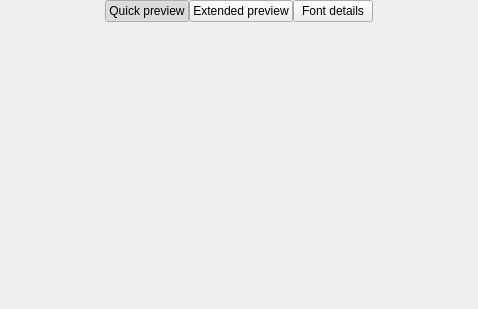
<?xml version="1.0" encoding="UTF-8"?>
<ui version="4.0">
 <class>PreviewTypesView</class>
 <widget class="QWidget" name="PreviewTypesView">
  <property name="geometry">
   <rect>
    <x>0</x>
    <y>0</y>
    <width>478</width>
    <height>309</height>
   </rect>
  </property>
  <property name="windowTitle">
   <string>Form</string>
  </property>
  <layout class="QVBoxLayout" name="verticalLayout">
   <property name="spacing">
    <number>0</number>
   </property>
   <property name="margin">
    <number>0</number>
   </property>
   <item>
    <widget class="QWidget" name="widget" native="true">
     <layout class="QHBoxLayout" name="horizontalLayout">
      <property name="spacing">
       <number>0</number>
      </property>
      <property name="margin">
       <number>0</number>
      </property>
      <item>
       <spacer name="horizontalSpacer">
        <property name="orientation">
         <enum>Qt::Horizontal</enum>
        </property>
        <property name="sizeHint" stdset="0">
         <size>
          <width>40</width>
          <height>20</height>
         </size>
        </property>
       </spacer>
      </item>
      <item>
       <widget class="QPushButton" name="quickPreviewButton">
        <property name="text">
         <string>Quick preview</string>
        </property>
        <property name="checkable">
         <bool>true</bool>
        </property>
        <property name="checked">
         <bool>true</bool>
        </property>
        <property name="autoExclusive">
         <bool>true</bool>
        </property>
       </widget>
      </item>
      <item>
       <widget class="QPushButton" name="extendedPreviewButton">
        <property name="text">
         <string>Extended preview</string>
        </property>
        <property name="checkable">
         <bool>true</bool>
        </property>
        <property name="autoExclusive">
         <bool>true</bool>
        </property>
       </widget>
      </item>
      <item>
       <widget class="QPushButton" name="fontDetailsButton">
        <property name="text">
         <string>Font details</string>
        </property>
        <property name="checkable">
         <bool>true</bool>
        </property>
        <property name="autoExclusive">
         <bool>true</bool>
        </property>
       </widget>
      </item>
      <item>
       <spacer name="horizontalSpacer_2">
        <property name="orientation">
         <enum>Qt::Horizontal</enum>
        </property>
        <property name="sizeHint" stdset="0">
         <size>
          <width>40</width>
          <height>20</height>
         </size>
        </property>
       </spacer>
      </item>
     </layout>
    </widget>
   </item>
   <item>
    <widget class="QStackedWidget" name="previewTypesStack">
     <widget class="QWidget" name="quickPage"/>
     <widget class="QWidget" name="extendedPage"/>
     <widget class="QWidget" name="detailsPage"/>
    </widget>
   </item>
  </layout>
 </widget>
 <resources/>
 <connections/>
</ui>
